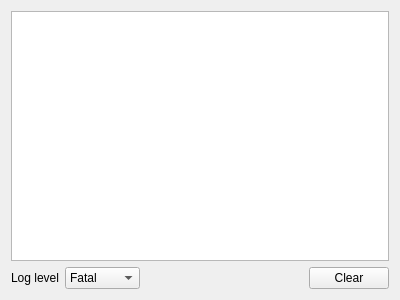
<?xml version="1.0" encoding="UTF-8"?>
<ui version="4.0">
 <class>LogViewClass</class>
 <widget class="QWidget" name="LogViewClass">
  <property name="geometry">
   <rect>
    <x>0</x>
    <y>0</y>
    <width>400</width>
    <height>300</height>
   </rect>
  </property>
  <property name="windowTitle">
   <string>LogView</string>
  </property>
  <layout class="QGridLayout" name="gridLayout">
   <item row="0" column="0" colspan="4">
    <widget class="QListWidget" name="logList"/>
   </item>
   <item row="1" column="0">
    <widget class="QLabel" name="label">
     <property name="text">
      <string>Log level</string>
     </property>
     <property name="buddy">
      <cstring>logLevel</cstring>
     </property>
    </widget>
   </item>
   <item row="1" column="1">
    <widget class="QComboBox" name="logLevel">
     <property name="currentIndex">
      <number>2</number>
     </property>
     <item>
      <property name="text">
       <string>Log</string>
      </property>
     </item>
     <item>
      <property name="text">
       <string>Warning</string>
      </property>
     </item>
     <item>
      <property name="text">
       <string>Fatal</string>
      </property>
     </item>
    </widget>
   </item>
   <item row="1" column="2">
    <spacer name="horizontalSpacer">
     <property name="orientation">
      <enum>Qt::Horizontal</enum>
     </property>
     <property name="sizeHint" stdset="0">
      <size>
       <width>134</width>
       <height>20</height>
      </size>
     </property>
    </spacer>
   </item>
   <item row="1" column="3">
    <widget class="QPushButton" name="clearButton">
     <property name="text">
      <string>Clear</string>
     </property>
    </widget>
   </item>
  </layout>
 </widget>
 <layoutdefault spacing="6" margin="11"/>
 <resources/>
 <connections>
  <connection>
   <sender>clearButton</sender>
   <signal>clicked()</signal>
   <receiver>logList</receiver>
   <slot>clear()</slot>
   <hints>
    <hint type="sourcelabel">
     <x>336</x>
     <y>277</y>
    </hint>
    <hint type="destinationlabel">
     <x>325</x>
     <y>200</y>
    </hint>
   </hints>
  </connection>
 </connections>
</ui>
